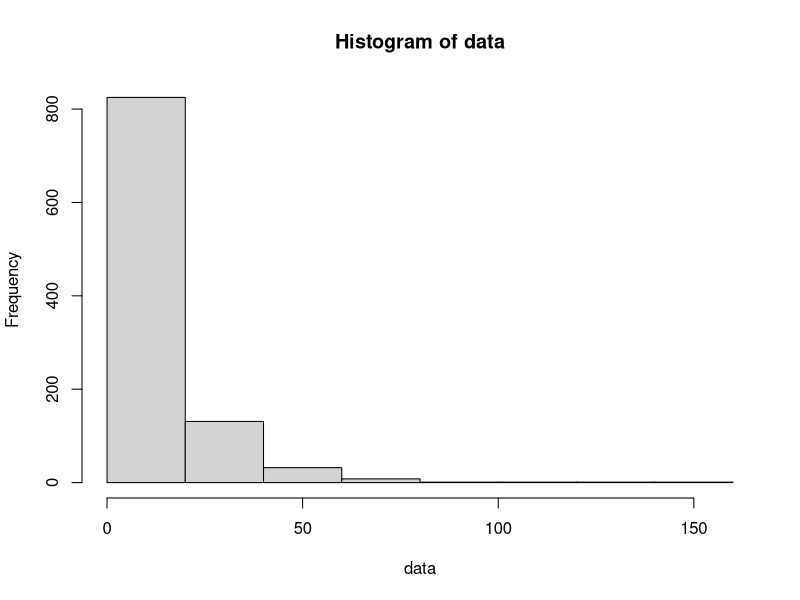

Source code (R):
## ---- chunk 1
data<-rnbinom(n=1000, size=.5, mu=10)
print(data[5])

## ---- chunk 2
hist(data)
